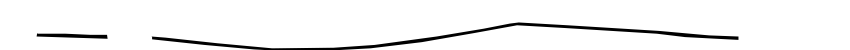
#> input picture SUS_Bend/utils/test--.jpg, 1700 x 100 px (shown at 1/2 size)
$ python pixel_access.py --dataset .
#> lines starting #> are read from the running program, lines starting #| are printed output that depends on the picture; after the words box and inside, x2 and y2 are one past the last pixel; in counts of white or black regions, pixels touching at a corner belong together
import numpy as np
from imutils import paths
import argparse
import cv2

# construct the argument parse and parse the arguments
ap = argparse.ArgumentParser()
ap.add_argument("-d", "--dataset", required=True,
	help="path to dataset")
args = vars(ap.parse_args())

# grab the list of images in the dataset
print("[INFO] sampling images...")
imagePaths = np.array(list(paths.list_images(args["dataset"])))

for (i, imagePath) in enumerate(imagePaths):
	# load the images and do prediction
	print("[INFO] load image " + imagePath)
	img = cv2.imread(imagePath)
#> img is the input picture: shape (100, 1700, 3); min 0, max 255, mean 243.4
	img[:, 1133:1311] = 255
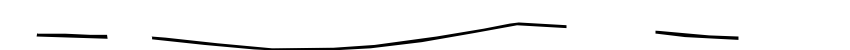
#> img: shape (100, 1700, 3) (shown at 1/2 size); 0.78% of pixels changed, all inside (x1, y1, x2, y2) = (1133, 48, 1311, 72)
	cv2.imwrite(imagePath, img)
